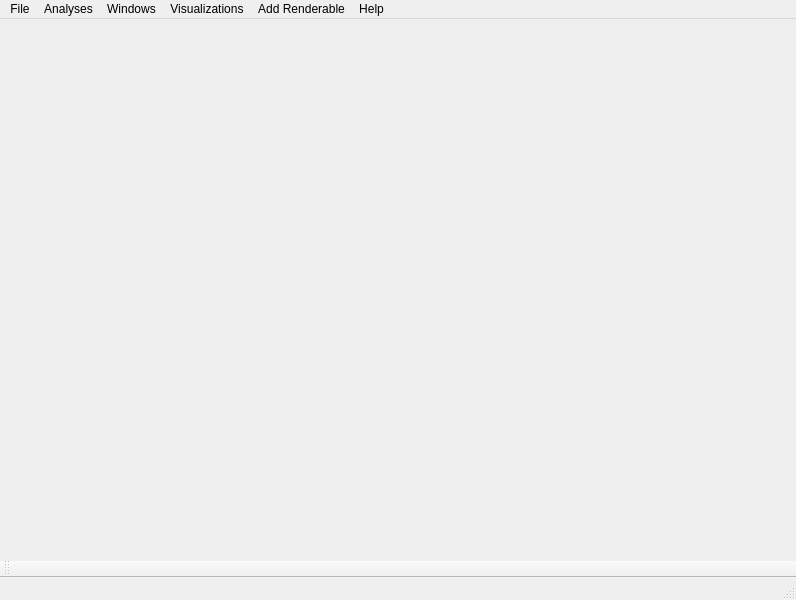
<?xml version="1.0" encoding="UTF-8"?>
<ui version="4.0">
 <author>Pho Hale</author>
 <class>GlobalApplicationMenusMainWindow</class>
 <widget class="QMainWindow" name="GlobalApplicationMenusMainWindow">
  <property name="geometry">
   <rect>
    <x>0</x>
    <y>0</y>
    <width>796</width>
    <height>600</height>
   </rect>
  </property>
  <property name="windowTitle">
   <string>GlobalApplicationMenusMainWindow</string>
  </property>
  <widget class="QWidget" name="centralwidget"/>
  <widget class="QMenuBar" name="menubar">
   <property name="geometry">
    <rect>
     <x>0</x>
     <y>0</y>
     <width>796</width>
     <height>22</height>
    </rect>
   </property>
   <widget class="QMenu" name="menuFile">
    <property name="title">
     <string>File</string>
    </property>
    <addaction name="actionLoad"/>
    <addaction name="actionSave"/>
    <addaction name="actionSave_As"/>
    <addaction name="separator"/>
    <addaction name="actionQuit_Application"/>
   </widget>
   <widget class="QMenu" name="menuAnalyses">
    <property name="title">
     <string>Analyses</string>
    </property>
   </widget>
   <widget class="QMenu" name="menuHelp">
    <property name="title">
     <string>Help</string>
    </property>
    <addaction name="actionAbout"/>
   </widget>
   <widget class="QMenu" name="menuWindows">
    <property name="title">
     <string>Windows</string>
    </property>
   </widget>
   <widget class="QMenu" name="menuVisualizations">
    <property name="title">
     <string>Visualizations</string>
    </property>
    <addaction name="actionNew_2D_Raster_PyQtGraph"/>
    <addaction name="actionNew_3D_Raster_PyQtGraph"/>
    <addaction name="actionNew_3D_Raster_Vedo"/>
    <addaction name="separator"/>
    <addaction name="actionNew_Tuning_Curves_Explorer_ipcDataExplorer"/>
    <addaction name="actionNew_Spikes_Behavior_Explorer_ipspikesDataExplorer"/>
    <addaction name="separator"/>
    <addaction name="actionNew_1D_Ratemaps_Plot"/>
    <addaction name="separator"/>
   </widget>
   <widget class="QMenu" name="menuAdd_Renderable">
    <property name="title">
     <string>Add Renderable</string>
    </property>
    <widget class="QMenu" name="menuAddRenderable_Time_Curves">
     <property name="title">
      <string>Add Time Curves...</string>
     </property>
     <property name="icon">
      <iconset resource="../../../../Resources/ActionIcons.qrc">
       <normaloff>:/Render/Icons/actions/chart-up-color.png</normaloff>:/Render/Icons/actions/chart-up-color.png</iconset>
     </property>
     <addaction name="actionAddTimeCurves_Position"/>
     <addaction name="actionAddTimeCurves_Random"/>
     <addaction name="actionAddTimeCurves_Custom"/>
    </widget>
    <widget class="QMenu" name="menuAddRenderable_Time_Intervals">
     <property name="title">
      <string>Add Time Intervals...</string>
     </property>
     <property name="icon">
      <iconset resource="../../../../Resources/ActionIcons.qrc">
       <normaloff>:/Render/Icons/actions/spectrum-emission.png</normaloff>:/Render/Icons/actions/spectrum-emission.png</iconset>
     </property>
     <addaction name="actionAddTimeIntervals_PBEs"/>
     <addaction name="actionAddTimeIntervals_Session_Epochs"/>
     <addaction name="actionAddTimeIntervals_Laps"/>
     <addaction name="actionAddTimeIntervals_Custom"/>
    </widget>
    <addaction name="menuAddRenderable_Time_Curves"/>
    <addaction name="menuAddRenderable_Time_Intervals"/>
    <addaction name="actionAdd_Custom"/>
   </widget>
   <addaction name="menuFile"/>
   <addaction name="menuAnalyses"/>
   <addaction name="menuWindows"/>
   <addaction name="menuVisualizations"/>
   <addaction name="menuAdd_Renderable"/>
   <addaction name="menuHelp"/>
  </widget>
  <widget class="QToolBar" name="toolBar">
   <property name="windowTitle">
    <string>toolBar</string>
   </property>
   <attribute name="toolBarArea">
    <enum>BottomToolBarArea</enum>
   </attribute>
   <attribute name="toolBarBreak">
    <bool>false</bool>
   </attribute>
  </widget>
  <widget class="QStatusBar" name="statusbar"/>
  <action name="actionLoad">
   <property name="text">
    <string>Load...</string>
   </property>
  </action>
  <action name="actionSave">
   <property name="text">
    <string>Save</string>
   </property>
  </action>
  <action name="actionSave_As">
   <property name="text">
    <string>Save As..</string>
   </property>
  </action>
  <action name="actionSave_As_2">
   <property name="text">
    <string>Save As..</string>
   </property>
  </action>
  <action name="actionQuit_App">
   <property name="text">
    <string>Quit App</string>
   </property>
  </action>
  <action name="actionAbout">
   <property name="text">
    <string>About...</string>
   </property>
  </action>
  <action name="actionQuit_Application">
   <property name="text">
    <string>Quit Application</string>
   </property>
  </action>
  <action name="actionNew_3D_Raster_PyQtGraph">
   <property name="icon">
    <iconset resource="../../../../Resources/GuiResources.qrc">
     <normaloff>:/Icons/Icons/SpikeRaster3DIcon.ico</normaloff>:/Icons/Icons/SpikeRaster3DIcon.ico</iconset>
   </property>
   <property name="text">
    <string>New 3D Raster (PyQtGraph)</string>
   </property>
  </action>
  <action name="actionNew_Tuning_Curves_Explorer_ipcDataExplorer">
   <property name="icon">
    <iconset resource="../../../../Resources/GuiResources.qrc">
     <normaloff>:/Icons/Icons/TuningMapDataExplorerIconWithLabel.ico</normaloff>:/Icons/Icons/TuningMapDataExplorerIconWithLabel.ico</iconset>
   </property>
   <property name="text">
    <string>New Tuning Curves Explorer (ipcDataExplorer)</string>
   </property>
  </action>
  <action name="actionNew_Spikes_Behavior_Explorer_ipspikesDataExplorer">
   <property name="icon">
    <iconset resource="../../../../Resources/GuiResources.qrc">
     <normaloff>:/Icons/Icons/InteractivePlaceCellDataExplorerIconWithLabel.ico</normaloff>:/Icons/Icons/InteractivePlaceCellDataExplorerIconWithLabel.ico</iconset>
   </property>
   <property name="text">
    <string>New Spikes+Behavior Explorer (ipspikesDataExplorer)</string>
   </property>
  </action>
  <action name="actionNew_3D_Raster_Vedo">
   <property name="icon">
    <iconset resource="../../../../Resources/GuiResources.qrc">
     <normaloff>:/Icons/Icons/SpikeRaster3D_VedoIcon.ico</normaloff>:/Icons/Icons/SpikeRaster3D_VedoIcon.ico</iconset>
   </property>
   <property name="text">
    <string>New 3D Raster (Vedo)</string>
   </property>
  </action>
  <action name="actionNew_2D_Raster_PyQtGraph">
   <property name="icon">
    <iconset resource="../../../../Resources/GuiResources.qrc">
     <normaloff>:/Icons/Icons/SpikeRaster2DIcon.ico</normaloff>:/Icons/Icons/SpikeRaster2DIcon.ico</iconset>
   </property>
   <property name="text">
    <string>New 2D Raster (PyQtGraph)</string>
   </property>
  </action>
  <action name="actionAddTimeCurves_Position">
   <property name="text">
    <string>Position</string>
   </property>
  </action>
  <action name="actionAddTimeCurves_Custom">
   <property name="text">
    <string>Custom...</string>
   </property>
  </action>
  <action name="actionAdd_Custom">
   <property name="text">
    <string>Add Custom...</string>
   </property>
  </action>
  <action name="actionAddTimeIntervals_PBEs">
   <property name="text">
    <string>PBEs</string>
   </property>
  </action>
  <action name="actionAddTimeIntervals_Session_Epochs">
   <property name="text">
    <string>Session Epochs</string>
   </property>
  </action>
  <action name="actionAddTimeIntervals_Laps">
   <property name="text">
    <string>Laps</string>
   </property>
  </action>
  <action name="actionAddTimeIntervals_Custom">
   <property name="text">
    <string>Custom...</string>
   </property>
  </action>
  <action name="actionAddTimeCurves_Random">
   <property name="text">
    <string>Random</string>
   </property>
  </action>
  <action name="actionNew_1D_Ratemaps_Plot">
   <property name="icon">
    <iconset resource="../../../../Resources/ActionIcons.qrc">
     <normaloff>:/Graphics/Icons/graphics/Spikes.png</normaloff>:/Graphics/Icons/graphics/Spikes.png</iconset>
   </property>
   <property name="text">
    <string>New 1D Ratemaps Plot</string>
   </property>
  </action>
 </widget>
 <resources>
  <include location="../../../../Resources/GuiResources.qrc"/>
  <include location="../../../../Resources/ActionIcons.qrc"/>
  <include location="../../../../External/breeze_style_sheets/dist/qrc/breeze.qrc"/>
 </resources>
 <connections/>
</ui>
